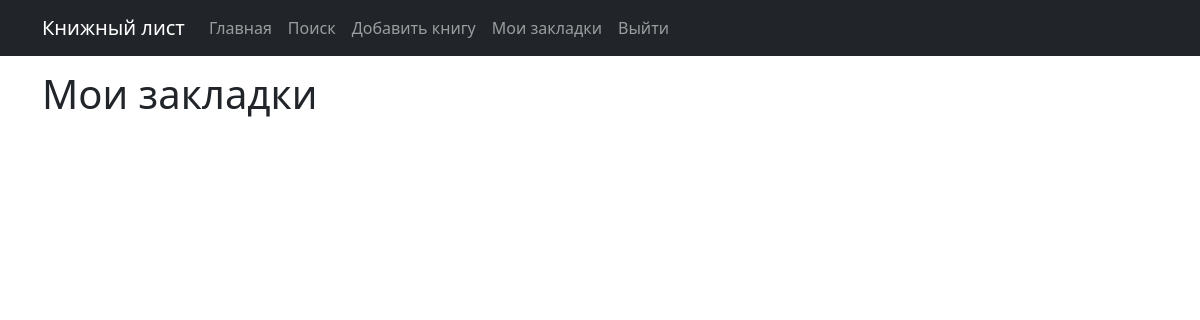
/bookmarks/ (signed in), run on an earlier commit of the app's database.
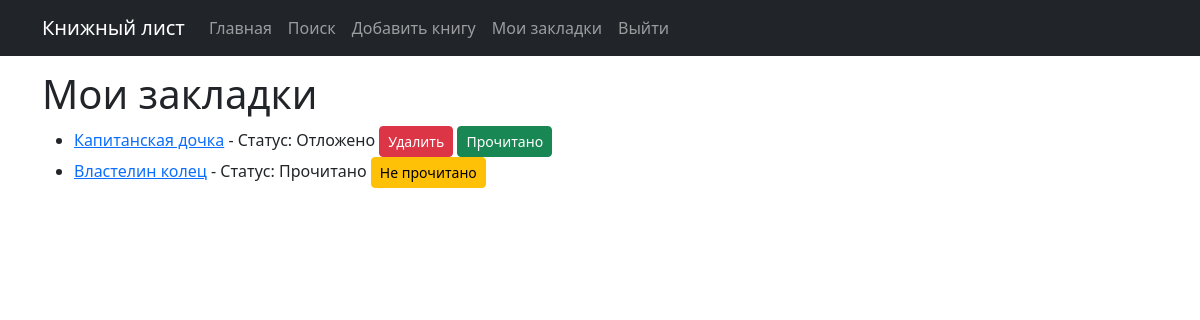
And on a later commit of the database.
### core/models.py (models this page shows, shortened)
class Bookmark(models.Model):
    user = models.ForeignKey(settings.AUTH_USER_MODEL, on_delete=models.CASCADE, related_name='bookmarks')
    book = models.ForeignKey(Book, on_delete=models.CASCADE, related_name='bookmarks')
    status = models.CharField(max_length=20, choices=[('read', 'Прочитано'), ('to-read', 'Отложено')])

class Book(models.Model):
    title = models.CharField('Название', max_length=150)
    content = models.TextField('Содержание', blank=True)
    cover = models.ImageField('Обложка', upload_to='photos/%Y/%m/', blank=True, null=True)
    publication_date = models.DateField('Дата публикации')
    author = models.ForeignKey('Author', on_delete=models.CASCADE, verbose_name='Автор', related_name='books')
    genre = models.ForeignKey('Genre', on_delete=models.CASCADE, verbose_name='Жанр', null=True)
    class Meta:
        verbose_name = 'Книга'
        verbose_name_plural = 'Книги'
        ordering = ['publication_date']

### core/views.py (the view)
# urls.py: path('bookmarks/', views.user_bookmarks, name='user_bookmarks'),
@login_required
def user_bookmarks(request):
    bookmarks = Bookmark.objects.filter(user=request.user)
    return render(request, 'user_bookmarks.html', {'bookmarks': bookmarks})

### core/templates/user_bookmarks.html (shortened to what this page needs)
{% extends 'base.html' %}
{% block content %}
<h1>Мои закладки</h1>
<ul>
    {% for bookmark in bookmarks %}
    <li>
        <a href="{% url 'book_details' bookmark.book.id %}">{{ bookmark.book.title }}</a>
        - Статус: {{ bookmark.get_status_display }}
        {% if bookmark.status == 'to-read' %}
        <a href="{% url 'remove_bookmark' bookmark.id %}" class="btn btn-sm btn-danger">Удалить</a>
        <a href="{% url 'change_bookmark_status' bookmark.id %}" class="btn btn-sm btn-success">Прочитано</a>
        {% else %}
        <a href="{% url 'change_bookmark_status' bookmark.id %}" class="btn btn-sm btn-warning">Не прочитано</a>
        {% endif %}
    </li>
    {% endfor %}
</ul>
{% endblock %}

What changed in the data, as far as the page shows it:
added Bookmark: book "Капитанская дочка", status "Отложено", shows "Удалить"
added Bookmark: book "Властелин колец", status "Прочитано", shows "Не прочитано"
